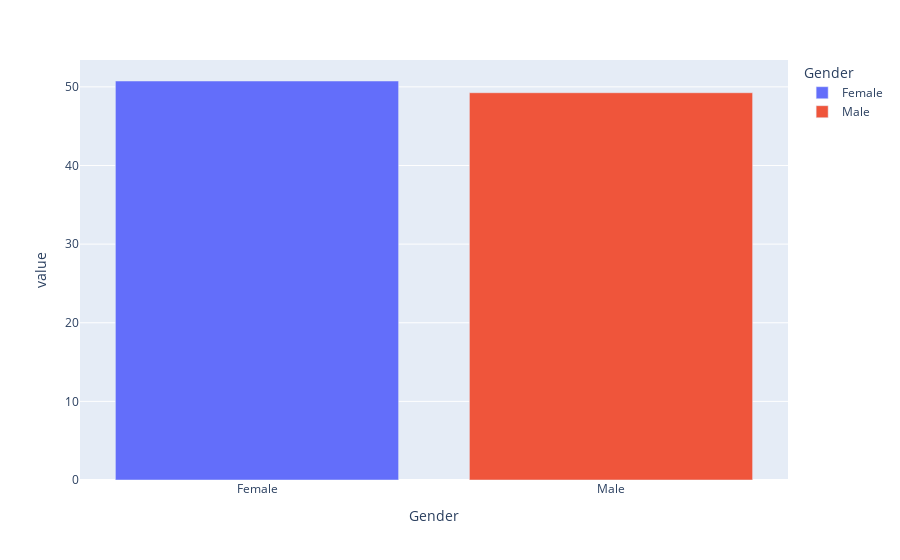

The notebook cell saved with this chart:
### Code cell
contagem_gender = df_airline_sat.value_counts('Gender')

px.bar(contagem_gender/len(df_airline_sat) * 100, color=contagem_gender.index)

### Figure 1 — Plotly figure (JSON) as saved in the notebook; plotly's stock layout.template omitted (floating-point values rounded to 4 significant figures)
{"data": [{"hovertemplate": "Gender=%{x}<br>value=%{y}<extra></extra>", "legendgroup": "Female", "marker": {"color": "#636efa", "pattern": {"shape": ""}}, "name": "Female", "orientation": "v", "showlegend": true, "textposition": "auto", "type": "bar", "x": ["Female"], "xaxis": "x", "y": [50.75], "yaxis": "y"}, {"hovertemplate": "Gender=%{x}<br>value=%{y}<extra></extra>", "legendgroup": "Male", "marker": {"color": "#EF553B", "pattern": {"shape": ""}}, "name": "Male", "orientation": "v", "showlegend": true, "textposition": "auto", "type": "bar", "x": ["Male"], "xaxis": "x", "y": [49.25], "yaxis": "y"}], "layout": {"barmode": "relative", "legend": {"title": {"text": "Gender"}, "tracegroupgap": 0}, "margin": {"t": 60}, "xaxis": {"anchor": "y", "categoryarray": ["Female", "Male"], "categoryorder": "array", "domain": [0, 1], "title": {"text": "Gender"}}, "yaxis": {"anchor": "x", "domain": [0, 1], "title": {"text": "value"}}}}
